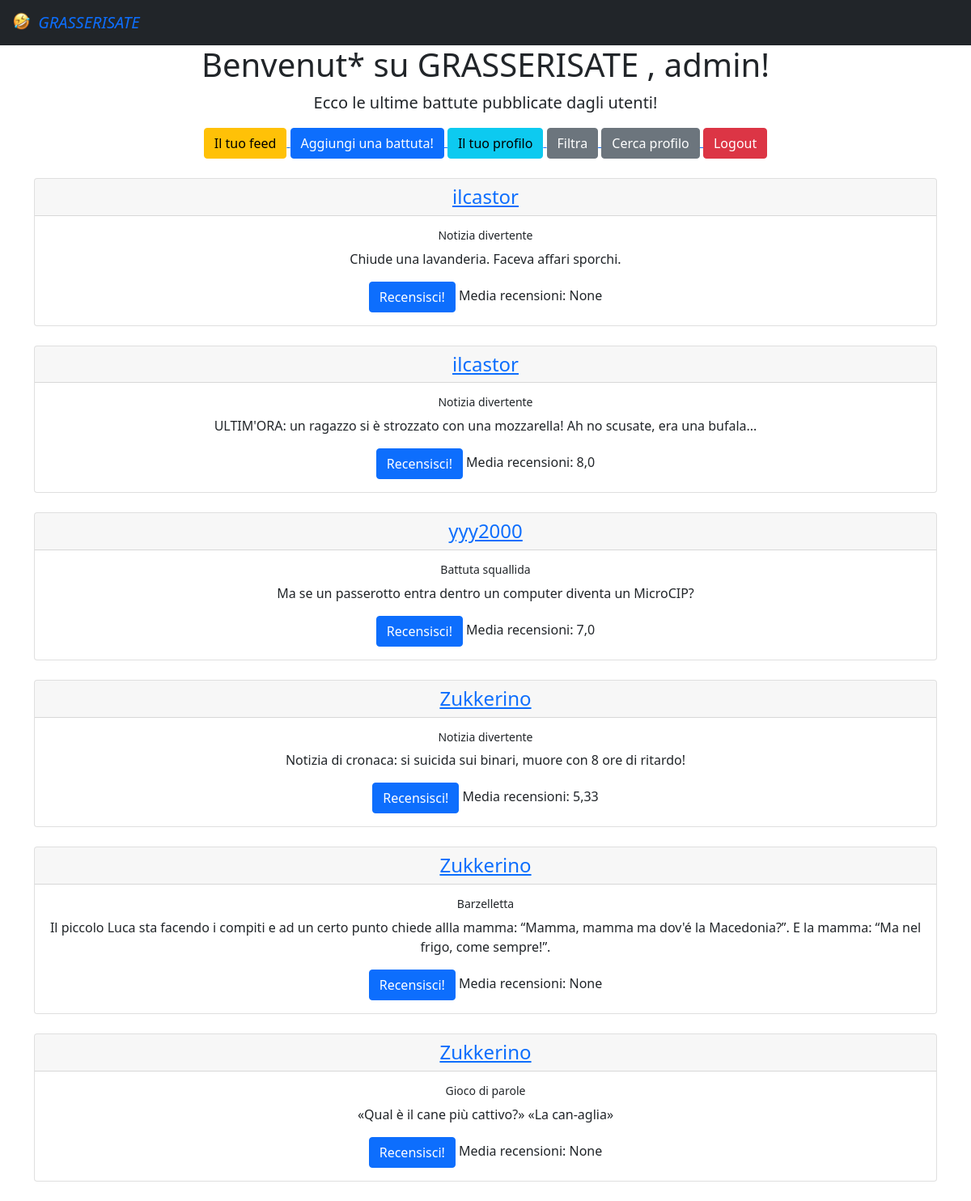
Screenshot of / (signed in) with the database file from the repository.
### esame/models.py (models this page shows, shortened)
class Battute(models.Model):
    testo = models.TextField(default="")
    utente = models.ForeignKey(User, on_delete=models.CASCADE, related_name='utentebat')
    tempo = models.DateTimeField(auto_now=True)
    tipo = models.CharField(choices=SCELTE, default='bar', max_length=25)
    @property
    def calcola_media(self):
        media_tupla = self.battutarec.all().aggregate(Avg('voto'))
        media_lunga = media_tupla['voto__avg']
        if type(media_lunga) is NoneType:
            media = media_lunga
        else:
            media = round(media_lunga, 2)
        return media

### esame/views.py (the view)
# urls.py: path('', views.HomeView.as_view(), name='home'),
class HomeView(ListView):
    template_name = 'home.html'
    model = Battute
    def get_queryset(self):
        if self.request.user.is_authenticated:
            return self.model.objects.order_by('-tempo').exclude(utente_id=self.request.user.id)
        else:
            return self.model.objects.order_by('-tempo')

### templates/home.html (shortened to what this page needs)
<html lang="en">
{% extends 'base.html' %}
{% block contenuto %}
    <div class="container">
        <h1> <div style="text-align: center;"> Benvenut* su GRASSERISATE {% if user.is_authenticated %} , {{ user.username }}{% endif %}!</div></h1>
        <p class="lead" style="text-align:center">
            Ecco le ultime battute pubblicate dagli utenti!
        </p>
        {% if user.is_authenticated %}
            <div style="text-align:center">
            <a href="{% url  "feed" %}">
                    <button type="button" class="btn btn-warning">
                        Il tuo feed
                    </button>
                </a>
                <a href="{% url  "aggiungi_battuta" %}">
                    <button type="button" class="btn btn-primary">
                        Aggiungi una battuta!
                    </button>
                </a>
                <a href="{% url  "profilo" pk=user.id %}">
                    <button type="button" class="btn btn-info">
                        Il tuo profilo
                    </button>
                </a>
                <a href="{% url  "filtro" %}">
                    <button type="button" class="btn btn-secondary">
                        Filtra
                    </button>
                </a>
                <a href="{% url  "cerca_profilo" %}">
                    <button type="button" class="btn btn-secondary">
                        Cerca profilo
                    </button>
                </a>
                <a href='{% url 'logout' %}'>
                    <button type="button" class="btn btn-danger">
                        Logout
                    </button>
                </a>
                         </div>
        {% endif %}
    <br>
    <div style="text-align:center">
        {% for b in object_list %}
            <div class="card">
                <h4 class="card-header"> <a href="{% url "profilo" pk=b.utente_id %}"> {{ b.utente }}  </a> </h4>
                <div class="card-body">
                    <h6 class="card-title" > <small>{{ b.tipo }}</small>  </h6>
                    <p class="card-text"> {{ b.testo }} </p>
                    {% if user.is_authenticated %}
                        <a href="{% url "aggiungi_recensione" pk=b.id %}" class="btn btn-primary">Recensisci!</a>
                    {% else %}
                        <p class="card-text" style="color:red"> Non puoi recensire perchè non hai effettuato il login </p>
                    {% endif %}
                    Media recensioni: {{ b.calcola_media}}
                </div>
            </div>
            <br>
        {%  endfor %}
    </div>
{% endblock %}

### rows the page displays
Battute: utente "ilcastor", tipo "Notizia divertente", testo "Chiude una lavanderia. Faceva affari sporchi.", calcola_media "None"
Battute: utente "ilcastor", tipo "Notizia divertente", testo "ULTIM'ORA: un ragazzo si è strozzato con una mozzarella! Ah no scusate, era una bufala...", calcola_media "8,0"
Battute: utente "yyy2000", tipo "Battuta squallida", testo "Ma se un passerotto entra dentro un computer diventa un MicroCIP?", calcola_media "7,0"
Battute: utente "Zukkerino", tipo "Notizia divertente", testo "Notizia di cronaca: si suicida sui binari, muore con 8 ore di ritardo!", calcola_media "5,33"
Battute: utente "Zukkerino", tipo "Barzelletta", testo "Il piccolo Luca sta facendo i compiti e ad un certo punto chiede allla mamma: “Mamma, mamma ma dov'é la Macedonia?”. E la mamma: “Ma nel frigo, come sempre!”.", calcola_media "None"
Battute: utente "Zukkerino", tipo "Gioco di parole", testo "«Qual è il cane più cattivo?» «La can-aglia»", calcola_media "None"

### other values shown
{{ user.username }} "admin"
